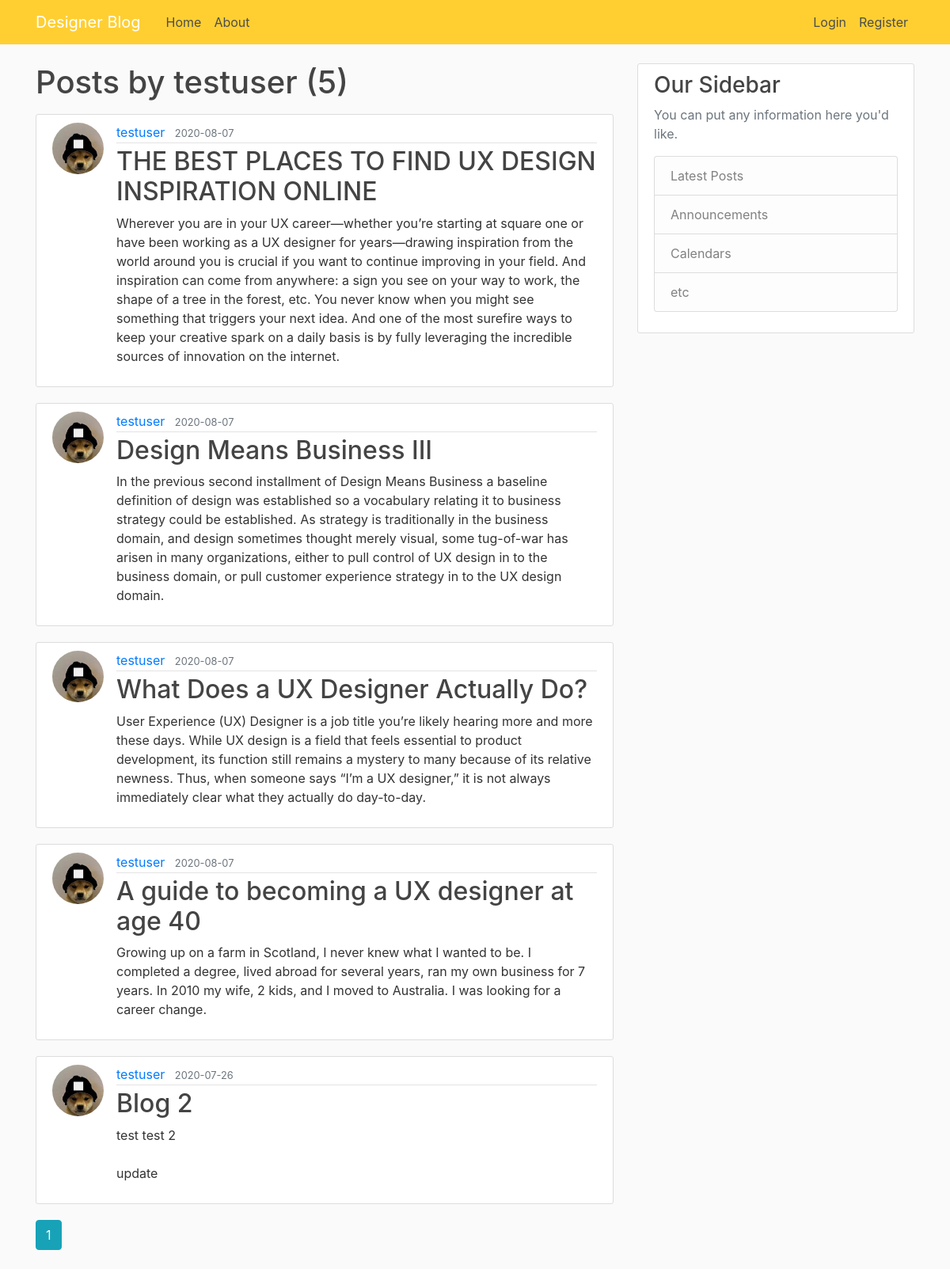
The app's page /user/testuser with its own data.
### flaskblog/models.py (models this page shows, shortened)
class User(db.Model, UserMixin):
    id = db.Column(db.Integer, primary_key=True)
    username = db.Column(db.String(20), unique=True, nullable=False)
    email = db.Column(db.String(120), unique=True, nullable=False)
    image_file = db.Column(db.String(20), nullable=False, default='default.jpg')
    password = db.Column(db.String(60), nullable=False)
    posts = db.relationship('Post', backref='author', lazy=True)

class Post(db.Model):
    id = db.Column(db.Integer, primary_key=True)
    title = db.Column(db.String(100), nullable=False)
    date_posted = db.Column(db.DateTime, nullable=False, default=datetime.utcnow)
    content = db.Column(db.Text, nullable=False)
    user_id = db.Column(db.Integer, db.ForeignKey('user.id'), nullable=False)

### flaskblog/routes.py (the view)
@app.route("/user/<string:username>")
def user_posts(username):
    page = request.args.get('page', 1, type=int)
    user = User.query.filter_by(username=username).first_or_404()
    posts = Post.query.filter_by(author=user).order_by(Post.date_posted.desc()).paginate(page=page, per_page=5)
    return render_template('user_posts.html', posts=posts, user=user)

### flaskblog/templates/user_posts.html
{% extends "layout.html" %}
{% block content %}
    <h1 class="mb-3">Posts by {{ user.username }} ({{ posts.total }})</h1>
    {% for post in posts.items %}
        <article class="media content-section">
          <img class="rounded-circle article-img" src="{{ url_for('static', filename='profile_pics/' + post.author.image_file) }}">
          <div class="media-body">
            <div class="article-metadata">
              <a class="mr-2" href="{{ url_for('user_posts', username=post.author.username) }}">{{ post.author.username }}</a>
              <small class="text-muted">{{ post.date_posted.strftime('%Y-%m-%d') }}</small>
            </div>
            <h2><a class="article-title" href="{{ url_for('post', post_id=post.id) }}">{{ post.title }}</a></h2>
            <p class="article-content">{{ post.content }}</p>
          </div>
        </article>
    {% endfor %}
    {% for page_num in posts.iter_pages(left_edge=1, right_edge=1, left_current=1, right_current=2) %}
      {% if page_num %}
        {% if posts.page == page_num %}
          <a class="btn btn-info mb-4" href="{{ url_for('user_posts', username=user.username, page=page_num) }}">{{ page_num }}</a>
        {% else %}
          <a class="btn btn-outline-info mb-4" href="{{ url_for('user_posts', username=user.username, page=page_num) }}">{{ page_num }}</a>
        {% endif %}
      {% else %}
        ...
      {% endif %}
    {% endfor %}
{% endblock content %}

### flaskblog/static/main.css (style rules this page uses)
body { background: #fafafa; color: #333333; margin-top: 5rem; }
h1, h2, h3, h4, h5, h6 { color: #444444; }
.content-section { background: #ffffff; padding: 10px 20px; border: 1px solid #dddddd; border-radius: 3px; margin-bottom: 20px; }
.article-title { color: #444444; }
.article-content { white-space: pre-line; }
.article-img { height: 65px; width: 65px; margin-right: 16px; }
.article-metadata { padding-bottom: 1px; margin-bottom: 4px; border-bottom: 1px solid #e3e3e3 }

### records on screen
User: username "testuser"
Post: image_file (picture), author.username "testuser", date_posted "2020-08-07", title "THE BEST PLACES TO FIND UX DESIGN INSPIRATION ONLINE", content "Wherever you are in your UX career—whether you’re starting at square one or have been working as a UX designer for years—drawing inspiration from the world around you is crucial if you want to continue improving in your field. And inspiration can come from anywhere: a sign you see on your way to work, the shape of a tree in the forest, etc. You never know when you might see something that triggers your next idea. And one of the most surefire ways to keep your creative spark on a daily basis is by fully leveraging the incredible sources of innovation on the internet."
Post: image_file (picture), author.username "testuser", date_posted "2020-08-07", title "Design Means Business III", content "In the previous second installment of Design Means Business a baseline definition of design was established so a vocabulary relating it to business strategy could be established. As strategy is traditionally in the business domain, and design sometimes thought merely visual, some tug-of-war has arisen in many organizations, either to pull control of UX design in to the business domain, or pull customer experience strategy in to the UX design domain."
Post: image_file (picture), author.username "testuser", date_posted "2020-08-07", title "What Does a UX Designer Actually Do?", content "User Experience (UX) Designer is a job title you’re likely hearing more and more these days. While UX design is a field that feels essential to product development, its function still remains a mystery to many because of its relative newness. Thus, when someone says “I’m a UX designer,” it is not always immediately clear what they actually do day-to-day."
Post: image_file (picture), author.username "testuser", date_posted "2020-08-07", title "A guide to becoming a UX designer at age 40", content "Growing up on a farm in Scotland, I never knew what I wanted to be. I completed a degree, lived abroad for several years, ran my own business for 7 years. In 2010 my wife, 2 kids, and I moved to Australia. I was looking for a career change."
Post: image_file (picture), author.username "testuser", date_posted "2020-07-26", title "Blog 2", content "test test 2 update"

### other values on screen
{{ posts.total }} "5"
{{ page_num }} "1"
